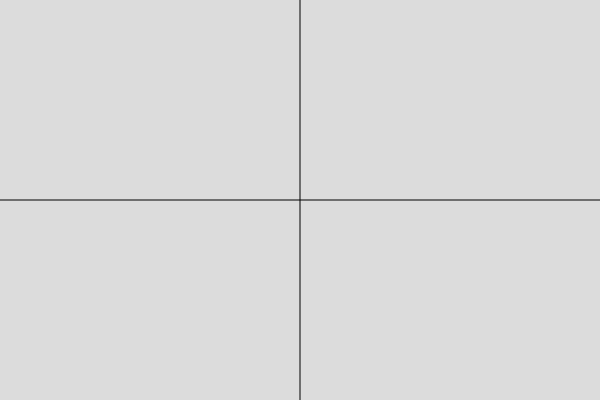
Frame 1 (no input)
Frame 60 (no input): identical to frame 1, image omitted
Frame 120 (the mouse pressed at the canvas centre since frame 60): identical to frame 1, image omitted

The p5.js sketch that drew this single still picture (run headless with seeded random() and noise() and a simulated clock; from frame 60 on, the mouse is pressed at the canvas centre):

// p5.js sketch
// ── sketch.js
function setup() {
  createCanvas(600, 400);
}

function draw() {
  background(220);

  // Línea vertical central
  line(width/2, 0, width/2, height);

  // Línea horizontal central
  line(0, height/2, width, height/2);
}
